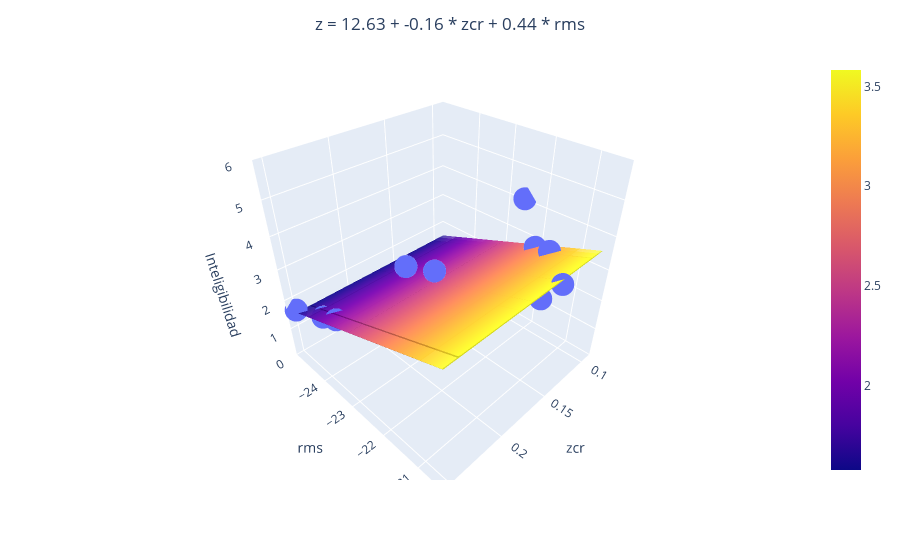

The notebook cell saved with this chart:
### Code cell
if len(dicc_model) == 2:
    import plotly.express as px
    import plotly.graph_objects as go

    # Seleccionamos solo las características seleccionadas en X
    X_selected = X[:, selected_features]

    # Entrenamos el modelo de regresión con las características seleccionadas
    regr_multivar = SVR(kernel='linear')
    regr_multivar.fit(X_selected, y)

    # Obtenemos las predicciones del modelo para las características seleccionadas
    y_pred = regr_multivar.predict(X_selected)

    # Crear la figura
    fig = px.scatter_3d(x=X_selected[:, 0], y=X_selected[:, 1], z=y)

    # Crear el plano de regresión
    xx, yy = np.meshgrid(X_selected[:, 0], X_selected[:, 1])
    zz = regr_multivar.intercept_ + np.dot(np.array([xx.ravel(), yy.ravel()]).T, regr_multivar.coef_.ravel()).reshape(xx.shape)
    fig.add_trace(go.Surface(x=xx, y=yy, z=zz, opacity=0.5))

    # Construir la cadena de texto para la ecuación del plano
    equation = f'z = {regr_multivar.intercept_[0].round(2)}'
    for i, (key, model) in enumerate(dicc_model.items()):
        equation += f' + {regr_multivar.coef_[0][i].round(2)} * {key.replace("_model", "")}'
    
    # Centrar el título
    fig.update_layout(title=dict(text=equation, x=0.5, xanchor='center'))

    # Etiquetas de los ejes y rango del eje z
    fig.update_layout(scene=dict(xaxis_title=list(dicc_model.keys())[0].replace("_model", ""), yaxis_title=list(dicc_model.keys())[1].replace("_model", ""), zaxis_title='Naturalidad', zaxis=dict(range=[0, 6]), yaxis=dict(tickvals=[-24, -23, -22, -21])))

    # fig.write_html(os.path.join(PATH, TEST_FOLDER, GRAPH_FOLDER,'regresion_inteligibilidad_multivariable.html'))

    fig.show()

### Figure 1 — Plotly figure (JSON) as saved in the notebook; plotly's stock layout.template omitted (floating-point values rounded to 4 significant figures)
{"data": [{"hovertemplate": "x=%{x}<br>y=%{y}<br>z=%{z}<extra></extra>", "legendgroup": "", "marker": {"color": "#636efa", "symbol": "circle"}, "mode": "markers", "name": "", "scene": "scene", "showlegend": false, "type": "scatter3d", "x": [0.09805, 0.2516, 0.2392, 0.1055, 0.1851, 0.1374, 0.2398, 0.1423, 0.1727, 0.09304], "y": [-22, -25, -24, -21.5, -23.5, -21, -24.5, -20.5, -23, -22.5], "z": [2.925, 1.675, 1.825, 3.2, 2.875, 2.6, 1.55, 3.475, 2.825, 4.125]}, {"opacity": 0.5, "type": "surface", "x": [[0.09805, 0.2516, 0.2392, 0.1055, 0.1851, 0.1374, 0.2398, 0.1423, 0.1727, 0.09304], [0.09805, 0.2516, 0.2392, 0.1055, 0.1851, 0.1374, 0.2398, 0.1423, 0.1727, 0.09304], [0.09805, 0.2516, 0.2392, 0.1055, 0.1851, 0.1374, 0.2398, 0.1423, 0.1727, 0.09304], [0.09805, 0.2516, 0.2392, 0.1055, 0.1851, 0.1374, 0.2398, 0.1423, 0.1727, 0.09304], [0.09805, 0.2516, 0.2392, 0.1055, 0.1851, 0.1374, 0.2398, 0.1423, 0.1727, 0.09304], [0.09805, 0.2516, 0.2392, 0.1055, 0.1851, 0.1374, 0.2398, 0.1423, 0.1727, 0.09304], [0.09805, 0.2516, 0.2392, 0.1055, 0.1851, 0.1374, 0.2398, 0.1423, 0.1727, 0.09304], [0.09805, 0.2516, 0.2392, 0.1055, 0.1851, 0.1374, 0.2398, 0.1423, 0.1727, 0.09304], [0.09805, 0.2516, 0.2392, 0.1055, 0.1851, 0.1374, 0.2398, 0.1423, 0.1727, 0.09304], [0.09805, 0.2516, 0.2392, 0.1055, 0.1851, 0.1374, 0.2398, 0.1423, 0.1727, 0.09304]], "y": [[-22, -22, -22, -22, -22, -22, -22, -22, -22, -22], [-25, -25, -25, -25, -25, -25, -25, -25, -25, -25], [-24, -24, -24, -24, -24, -24, -24, -24, -24, -24], [-21.5, -21.5, -21.5, -21.5, -21.5, -21.5, -21.5, -21.5, -21.5, -21.5], [-23.5, -23.5, -23.5, -23.5, -23.5, -23.5, -23.5, -23.5, -23.5, -23.5], [-21, -21, -21, -21, -21, -21, -21, -21, -21, -21], [-24.5, -24.5, -24.5, -24.5, -24.5, -24.5, -24.5, -24.5, -24.5, -24.5], [-20.5, -20.5, -20.5, -20.5, -20.5, -20.5, -20.5, -20.5, -20.5, -20.5], [-23, -23, -23, -23, -23, -23, -23, -23, -23, -23], [-22.5, -22.5, -22.5, -22.5, -22.5, -22.5, -22.5, -22.5, -22.5, -22.5]], "z": [[2.922, 2.896, 2.898, 2.92, 2.907, 2.915, 2.898, 2.914, 2.909, 2.922], [1.6, 1.575, 1.577, 1.599, 1.586, 1.594, 1.577, 1.593, 1.588, 1.601], [2.041, 2.015, 2.018, 2.039, 2.026, 2.034, 2.017, 2.033, 2.028, 2.041], [3.142, 3.117, 3.119, 3.141, 3.128, 3.135, 3.119, 3.135, 3.13, 3.143], [2.261, 2.236, 2.238, 2.26, 2.247, 2.254, 2.238, 2.254, 2.249, 2.262], [3.362, 3.337, 3.339, 3.361, 3.348, 3.356, 3.339, 3.355, 3.35, 3.363], [1.82, 1.795, 1.797, 1.819, 1.806, 1.814, 1.797, 1.813, 1.808, 1.821], [3.582, 3.557, 3.559, 3.581, 3.568, 3.576, 3.559, 3.575, 3.57, 3.583], [2.481, 2.456, 2.458, 2.48, 2.467, 2.475, 2.458, 2.474, 2.469, 2.482], [2.701, 2.676, 2.678, 2.7, 2.687, 2.695, 2.678, 2.694, 2.689, 2.702]]}], "layout": {"legend": {"tracegroupgap": 0}, "margin": {"t": 60}, "scene": {"domain": {"x": [0, 1], "y": [0, 1]}, "xaxis": {"title": {"text": "zcr"}}, "yaxis": {"tickvals": [-24, -23, -22, -21], "title": {"text": "rms"}}, "zaxis": {"range": [0, 6], "title": {"text": "Inteligibilidad"}}}, "title": {"text": "z = 12.63 + -0.16 * zcr + 0.44 * rms", "x": 0.5, "xanchor": "center"}}}
